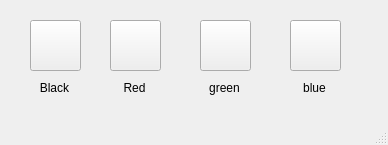
<?xml version="1.0" encoding="UTF-8"?>
<ui version="4.0">
 <class>MainWindow</class>
 <widget class="QMainWindow" name="MainWindow">
  <property name="geometry">
   <rect>
    <x>0</x>
    <y>0</y>
    <width>388</width>
    <height>145</height>
   </rect>
  </property>
  <property name="windowTitle">
   <string>MainWindow</string>
  </property>
  <widget class="QWidget" name="centralwidget">
   <widget class="QPushButton" name="blackButton">
    <property name="geometry">
     <rect>
      <x>30</x>
      <y>20</y>
      <width>51</width>
      <height>51</height>
     </rect>
    </property>
    <property name="text">
     <string/>
    </property>
   </widget>
   <widget class="QPushButton" name="redButton">
    <property name="geometry">
     <rect>
      <x>110</x>
      <y>20</y>
      <width>51</width>
      <height>51</height>
     </rect>
    </property>
    <property name="text">
     <string/>
    </property>
   </widget>
   <widget class="QPushButton" name="greenButton">
    <property name="geometry">
     <rect>
      <x>200</x>
      <y>20</y>
      <width>51</width>
      <height>51</height>
     </rect>
    </property>
    <property name="text">
     <string/>
    </property>
   </widget>
   <widget class="QPushButton" name="blueButton">
    <property name="geometry">
     <rect>
      <x>290</x>
      <y>20</y>
      <width>51</width>
      <height>51</height>
     </rect>
    </property>
    <property name="text">
     <string/>
    </property>
   </widget>
   <widget class="QLabel" name="label">
    <property name="geometry">
     <rect>
      <x>30</x>
      <y>80</y>
      <width>49</width>
      <height>16</height>
     </rect>
    </property>
    <property name="text">
     <string>Black</string>
    </property>
    <property name="alignment">
     <set>Qt::AlignCenter</set>
    </property>
   </widget>
   <widget class="QLabel" name="label_2">
    <property name="geometry">
     <rect>
      <x>110</x>
      <y>80</y>
      <width>49</width>
      <height>16</height>
     </rect>
    </property>
    <property name="text">
     <string>Red</string>
    </property>
    <property name="alignment">
     <set>Qt::AlignCenter</set>
    </property>
   </widget>
   <widget class="QLabel" name="label_3">
    <property name="geometry">
     <rect>
      <x>200</x>
      <y>80</y>
      <width>49</width>
      <height>16</height>
     </rect>
    </property>
    <property name="text">
     <string>green</string>
    </property>
    <property name="alignment">
     <set>Qt::AlignCenter</set>
    </property>
   </widget>
   <widget class="QLabel" name="label_4">
    <property name="geometry">
     <rect>
      <x>290</x>
      <y>80</y>
      <width>49</width>
      <height>16</height>
     </rect>
    </property>
    <property name="text">
     <string>blue</string>
    </property>
    <property name="alignment">
     <set>Qt::AlignCenter</set>
    </property>
   </widget>
  </widget>
  <widget class="QMenuBar" name="menubar">
   <property name="geometry">
    <rect>
     <x>0</x>
     <y>0</y>
     <width>388</width>
     <height>22</height>
    </rect>
   </property>
  </widget>
  <widget class="QStatusBar" name="statusbar"/>
 </widget>
 <resources/>
 <connections/>
</ui>
